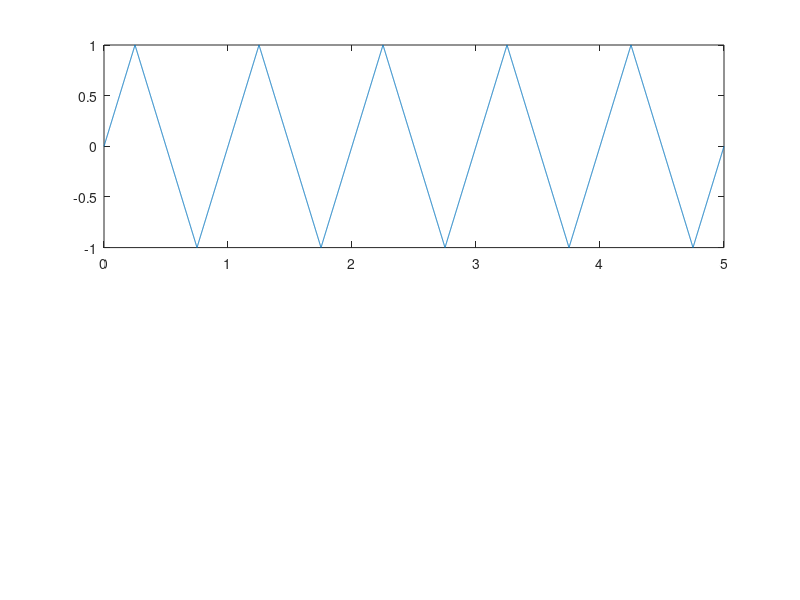

Here is the MATLAB script that generated this plot: (Note: this script raises an error after producing the figure.)
Ta = 0.001;
K = 10;
T0 = 1;
f0 = 1/T0;
t = 0:Ta:5;
x1 = -sawtooth(2*pi*f0*(t-0.25),0.5); %0.5 para criar uma onda triangulo

subplot(2,1,1)
plot(t,x1)

[ak, bk] = decomposeSignal(Ta,T0, x1, K);

Np = 6;
[x2,t] = composeSignal(Ta, f0, Np, ak, bk);

subplot(2,1,2)
plot(t,x2)